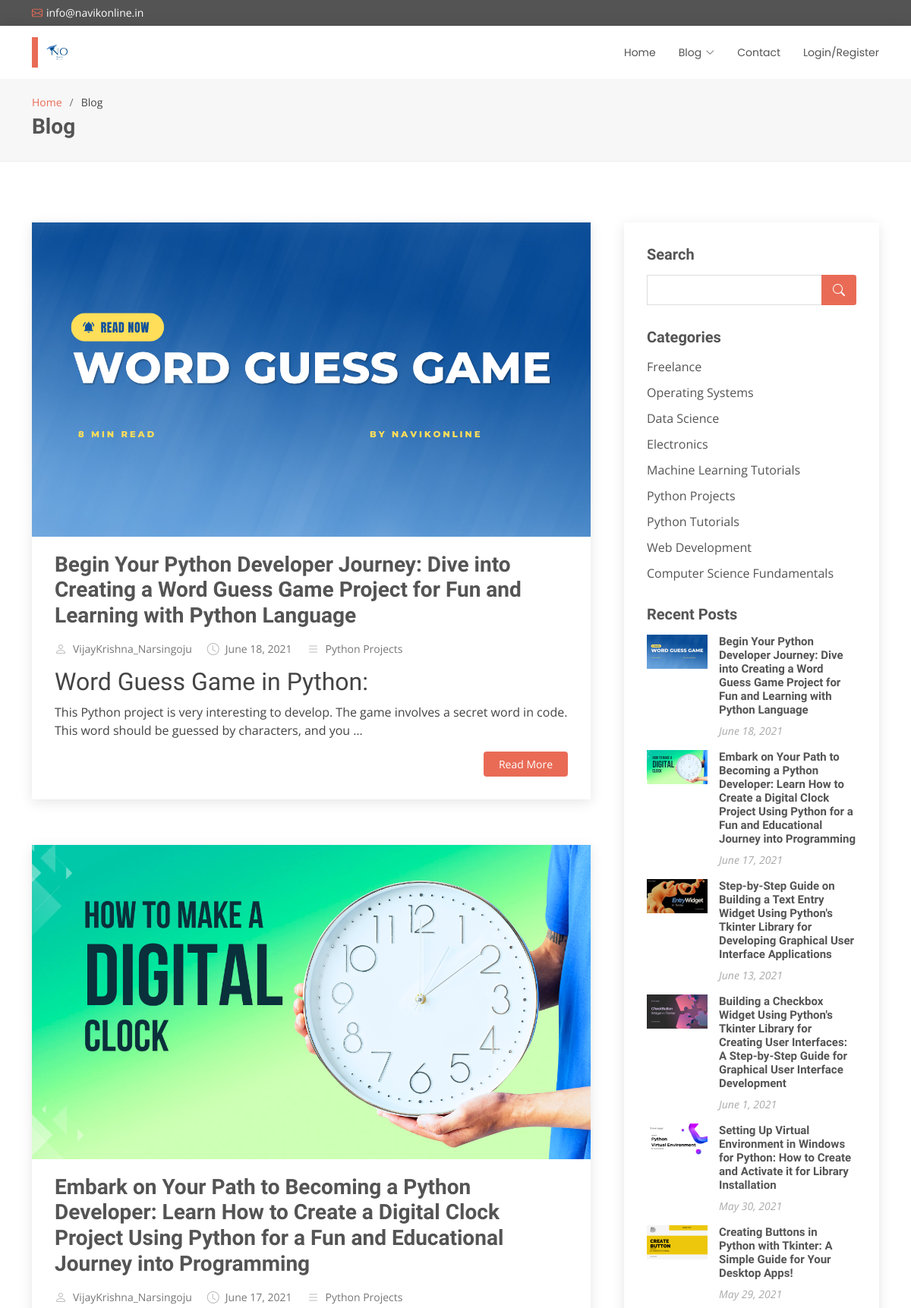
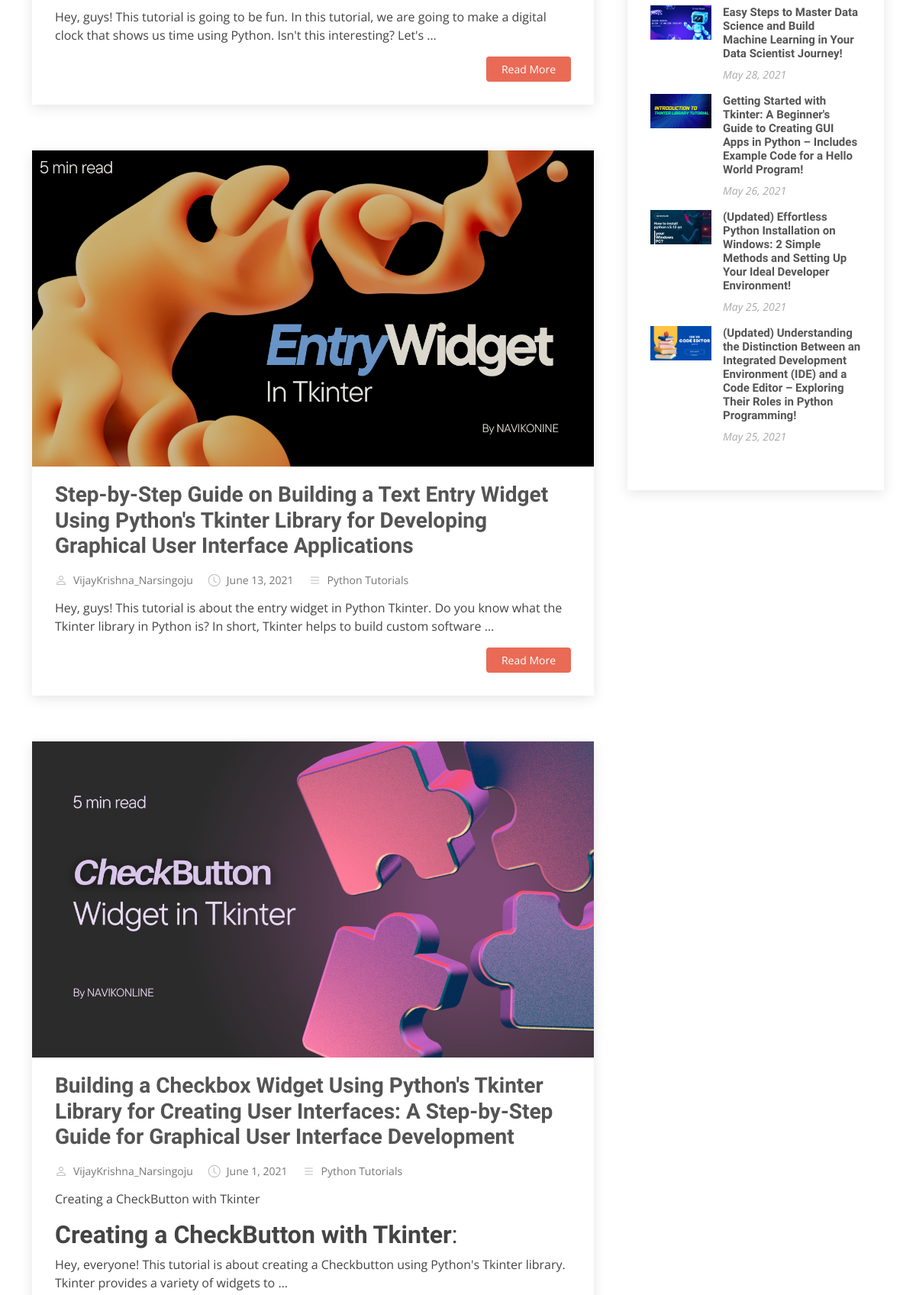
Screenshot of /blog/ (upper part) with the database file from the repository (2 pictures, top to bottom).
### myapp/models.py (models this page shows, shortened)
class Post(models.Model):
    category = models.ForeignKey(Category, on_delete=models.CASCADE, related_name = 'categories')
    user = models.ForeignKey(User, on_delete=models.CASCADE, related_name='users')
    title = models.CharField(max_length =255)
    thumbnail = models.ImageField(upload_to = 'post/thumbnail')
    description = CKEditor5Field('Text', config_name='extends', default = 'Enter text here')
    tags = models.CharField(max_length=255)
    posted_at = models.DateField(default = datetime.now)
    is_published = models.BooleanField(default = False)
    class Meta:
        verbose_name = ("Post")
        verbose_name_plural = ('Posts')

class Category(models.Model):
    name = models.CharField(max_length=255)
    created = models.DateTimeField(default = datetime.now)
    def __str__(self):
        return self.name
    class meta:
        verbose_name = 'Category'
        verbose_name_plural = 'Categories'

### myapp/views.py (the view)
# urls.py: path('blog/', views.pages.blog, name = 'blog'),
    @staticmethod
    def blog(request):
        category_name = request.GET.get('category')
        posts = Post.objects.filter(is_published=True).order_by('-posted_at')
        if category_name:
            posts = posts.filter(category__name=category_name)
        paginator = Paginator(posts, 10)
        page = request.GET.get('page')
        posts = paginator.get_page(page)
        categories = Category.objects.all()
        context = {
            'posts': posts,
            'categories': categories
        }
        return render(request, 'pages/blog.html', context)

### myproject/templates/pages/blog.html (shortened to what this page needs)
{% load static %}
<!DOCTYPE html>
<html lang="en">
<head>
  <link href="{% static 'assets/vendor/animate.css/animate.min.css' %}" rel="stylesheet" />
  <link href="{% static 'assets/vendor/bootstrap/css/bootstrap.min.css' %}" rel="stylesheet" />
  <link href="{% static 'assets/vendor/bootstrap-icons/bootstrap-icons.css' %}" rel="stylesheet" />
  <link href="{% static 'assets/vendor/boxicons/css/boxicons.min.css' %}" rel="stylesheet" />
  <link href="{% static 'assets/vendor/glightbox/css/glightbox.min.css' %}" rel="stylesheet" />
  <link href="{% static 'assets/vendor/swiper/swiper-bundle.min.css' %}" rel="stylesheet" />
  <link href="{% static 'assets/css/style_blog.css' %}" rel="stylesheet" />
</head>
<body>
  <section id="topbar" class="d-flex align-items-center">
    <div class="container d-flex justify-content-center justify-content-md-between">
      <div class="contact-info d-flex align-items-center">
        <i class="bi bi-envelope d-flex align-items-center"><a href="mailto:info@navikonline.in">info@navikonline.in</a></i>
      </div>
    </div>
  </section>
  <header id="header" class="d-flex align-items-center">
    <div class="container d-flex justify-content-between align-items-center">
      <div class="logo">
        <h1><a href="/"><img src="{% static 'assets/img/logo.png' %}" alt="logo"/></a></h1>
      </div>
      <nav id="navbar" class="navbar">
          {% if user.is_authenticated %}
          <ul>
            <li><a href="/">Home</a></li>
            <li class="active dropdown">
              <a href="{% url 'blog' %}">
                <span>Blog</span>
                <i class="bi bi-chevron-down"></i>
              </a>
              <ul>
                {% for category in categories %}
                  <li><a href="/blog/?category={{ category.name }}">{{ category.name }} </a></li>
                {% endfor %}
              </ul>
            </li>
            <li><a href="{% url 'customlogout' %}">Logout</a></li>
          </ul>
          {% else %}
          <ul>
            <li><a href="/">Home</a></li>
            <li class="active dropdown">
              <a href="{% url 'blog' %}" >
                <span>Blog</span>
                <i class="bi bi-chevron-down"></i>
              </a>
            </li>
            <li><a href="{% url 'contact' %}">Contact</a></li>
            <li><a href="{% url 'register' %}">Login/Register</a></li>
          </ul>
          {% endif %}
      </nav>
    </div>
  </header>
  <main id="main">
    <section id="breadcrumbs" class="breadcrumbs">
      <div class="container">
        <ol>
          <li><a href="/">Home</a></li>
          <li>Blog</li>
        </ol>
        <h2>Blog</h2>
      </div>
    </section>
    <section id="blog" class="blog" >
      <div class="container" data-aos="fade-up">
        <div class="row">
          <div class="col-lg-8 entries">
            {% for post in posts %}
            <article class="entry">
              <div class="entry-img">
                <img src="{{post.thumbnail.url}}" alt="" class="img-fluid">
              </div>
              <h2 class="entry-title">
                <a href="{% url 'blog_single' post.title %}">{{post.title}}</a>
              </h2>
              <div class="entry-meta">
                <ul>
                  <li class="d-flex align-items-center"><i class="bi bi-person"></i> <a href="{% url 'blog_single' post.title %}">{{post.user}}</a></li>
                  <li class="d-flex align-items-center"><i class="bi bi-clock"></i> <a href="{% url 'blog_single' post.title %}"><time >{{post.posted_at}}</time></a></li>
                  <li class="d-flex align-items-center"><i class="bi bi-list"></i> <a href="{% url 'blog_single' post.title %}">{{post.category}}</a></li>
                </ul>
              </div>
              <div class="entry-content">
                <p>
                  {{post.description|safe|truncatewords:"30"|linebreaks}}
                </p>
                <div class="read-more">
                  <a href="{% url 'blog_single' post.title %}">Read More</a>
                </div>
              </div>
            </article>
            {% endfor %}
          </div>
          <div class="col-lg-4">
            <div class="sidebar">
              <h3 class="sidebar-title">Search</h3>
              <div class="sidebar-item search-form">
                <form action="/search/" method="GET">{% csrf_token %}
                  <input type="text" name="q">
                  <button type="submit"><i class="bi bi-search"></i></button>
                </form>
              </div>
              <h3 class="sidebar-title">Categories</h3>
              <div class="sidebar-item categories">
                <ul>
                  {% for category in categories %}
                    <li><a href="/blog/?category={{ category.name }}">{{ category.name }} </a></li>
                  {% endfor %}
                </ul>
              </div>
              <h3 class="sidebar-title">Recent Posts</h3>
              <div class="sidebar-item recent-posts">
                {% for post in posts %}
                <div class="post-item clearfix">
                  <img src="{{post.thumbnail.url}}" alt="">
                  <h4><a href="{% url 'blog_single' post.title %}">{{post.title}}</a></h4>
                  <time datetime="{{post.posted_at}}">{{post.posted_at}}</time>
                </div>
                {% endfor %}
              </div>
            </div>
          </div>
        </div>
      </div>
    </section>
  </main>
</body>
</html>

### rows the page displays
Post: thumbnail (picture), title "Begin Your Python Developer Journey: Dive into Creating a Word Guess Game Project for Fun and Learning with Python Language", user "VijayKrishna_Narsingoju", posted_at "June 18, 2021", category "Python Projects", description "Word Guess Game in Python: This Python project is very interesting to develop. The game involves a secret word in code. This word should be guessed by characters, and you …"
Post: thumbnail (picture), title "Embark on Your Path to Becoming a Python Developer: Learn How to Create a Digital Clock Project Using Python for a Fun and Educational Journey into Programming", user "VijayKrishna_Narsingoju", posted_at "June 17, 2021", category "Python Projects", description "Hey, guys! This tutorial is going to be fun. In this tutorial, we are going to make a digital clock that shows us time using Python. Isn't this interesting? Let's …"
Post: thumbnail (picture), title "Step-by-Step Guide on Building a Text Entry Widget Using Python's Tkinter Library for Developing Graphical User Interface Applications", user "VijayKrishna_Narsingoju", posted_at "June 13, 2021", category "Python Tutorials", description "Hey, guys! This tutorial is about the entry widget in Python Tkinter. Do you know what the Tkinter library in Python is? In short, Tkinter helps to build custom software …"
Post: thumbnail (picture), title "Building a Checkbox Widget Using Python's Tkinter Library for Creating User Interfaces: A Step-by-Step Guide for Graphical User Interface Development", user "VijayKrishna_Narsingoju", posted_at "June 1, 2021", category "Python Tutorials", description "Creating a CheckButton with Tkinter Creating a CheckButton with Tkinter : Hey, everyone! This tutorial is about creating a Checkbutton using Python's Tkinter library. Tkinter provides a variety of widgets to …"
Category: name "Freelance"
Category: name "Operating Systems"
Category: name "Data Science"
Category: name "Electronics"
Category: name "Machine Learning Tutorials"
Category: name "Python Projects"
Category: name "Python Tutorials"
Category: name "Web Development"
Category: name "Computer Science Fundamentals"
Post: thumbnail (picture), title "Setting Up Virtual Environment in Windows for Python: How to Create and Activate it for Library Installation", posted_at "May 30, 2021"
Post: thumbnail (picture), title "Creating Buttons in Python with Tkinter: A Simple Guide for Your Desktop Apps!", posted_at "May 29, 2021"
Post: thumbnail (picture), title "Easy Steps to Master Data Science and Build Machine Learning in Your Data Scientist Journey!", posted_at "May 28, 2021"
Post: thumbnail (picture), title "Getting Started with Tkinter: A Beginner's Guide to Creating GUI Apps in Python – Includes Example Code for a Hello World Program!", posted_at "May 26, 2021"
Post: thumbnail (picture), title "(Updated) Effortless Python Installation on Windows: 2 Simple Methods and Setting Up Your Ideal Developer Environment!", posted_at "May 25, 2021"
Post: thumbnail (picture), title "(Updated) Understanding the Distinction Between an Integrated Development Environment (IDE) and a Code Editor – Exploring Their Roles in Python Programming!", posted_at "May 25, 2021"
